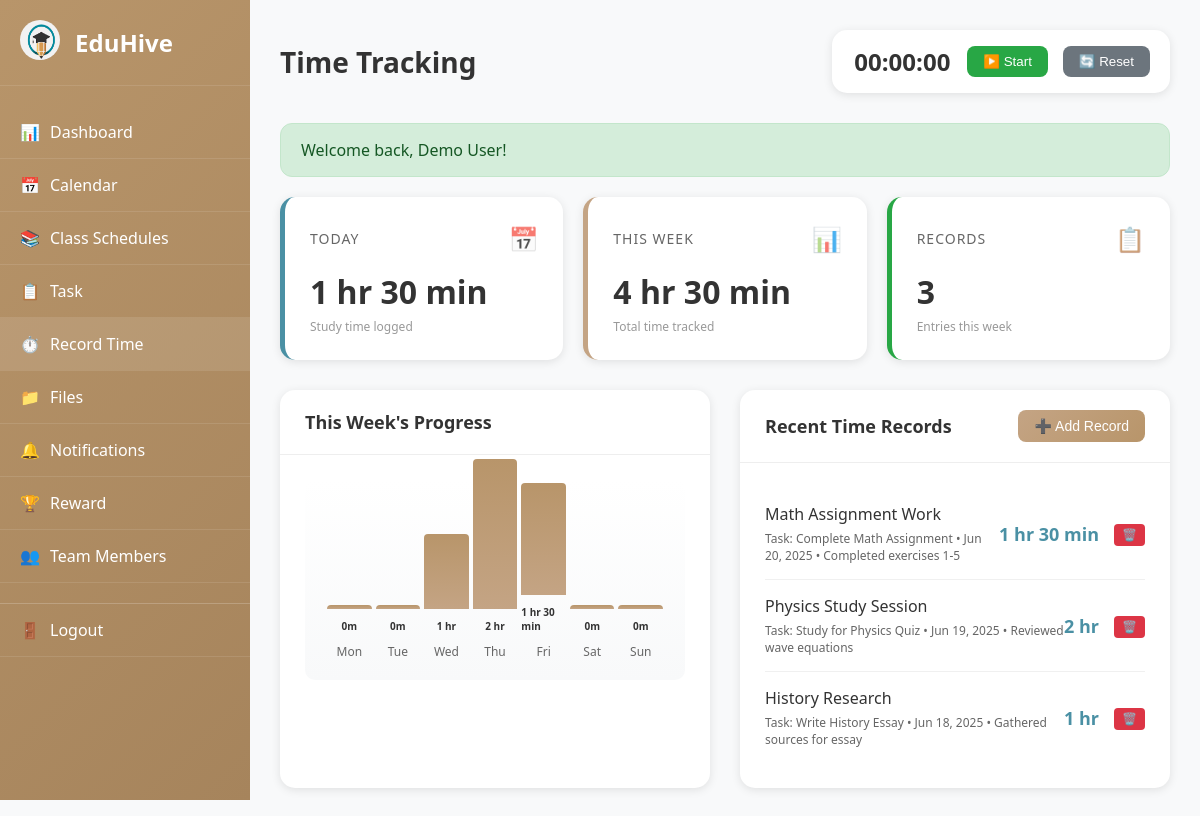
/record_time.php (signed in), run on the app's committed database.
### tables this page shows
CREATE TABLE `time_records` (
  `id` int(11) NOT NULL,
  `user_id` int(11) NOT NULL,
  `task_id` int(11) DEFAULT NULL,
  `activity_name` varchar(200) NOT NULL,
  `duration` int(11) NOT NULL COMMENT 'Duration in minutes',
  `date` date NOT NULL,
  `start_time` datetime DEFAULT NULL,
  `end_time` datetime DEFAULT NULL,
  `notes` text DEFAULT NULL,
  `created_at` timestamp NOT NULL DEFAULT current_timestamp()
);

CREATE TABLE `tasks` (
  `id` int(11) NOT NULL,
  `user_id` int(11) NOT NULL,
  `title` varchar(200) NOT NULL,
  `description` text DEFAULT NULL,
  `priority` enum('low','medium','high') DEFAULT 'medium',
  `status` enum('pending','in_progress','completed') DEFAULT 'pending',
  `due_date` date DEFAULT NULL,
  `reminder_date` datetime DEFAULT NULL,
  `course` varchar(100) DEFAULT NULL,
  `created_at` timestamp NOT NULL DEFAULT current_timestamp(),
  `updated_at` timestamp NOT NULL DEFAULT current_timestamp() ON UPDATE current_timestamp()
);

### config/session.php (called while the page is built, shortened)
<?php
function getMessage() {
    if (isset($_SESSION['flash_message'])) {
        $message = $_SESSION['flash_message'];
        return $message;
    }
    return null;
}
?>

### config/functions.php (called while the page is built, shortened)
<?php
function formatDate($date, $format = 'M d, Y')
{
    try {
        $datetime = new DateTime($date);
        return $datetime->format($format);
    } catch (Exception $e) {
        return $date;
    }
}
function formatDuration($minutes)
{
    if ($minutes < 60) {
        return $minutes . ' min';
    }
    $hours = floor($minutes / 60);
    $mins = $minutes % 60;
    if ($mins == 0) {
        return $hours . ' hr';
    }
    return $hours . ' hr ' . $mins . ' min';
}

### record_time.php (the view, shortened to what this page needs)
<?php
require_once 'config/session.php';
require_once 'config/functions.php';
$user = getCurrentUser();
$database = new Database();
$db = $database->getConnection();
$week_start = date('Y-m-d', strtotime('monday this week'));
$week_end = date('Y-m-d', strtotime('sunday this week'));
try {
    $stmt = $db->prepare("
        SELECT tr.*, t.title as task_title, t.course
        FROM time_records tr
        LEFT JOIN tasks t ON tr.task_id = t.id
        WHERE tr.user_id = ? AND tr.date BETWEEN ? AND ?
        ORDER BY tr.date DESC, tr.created_at DESC
    ");
    $stmt->execute([$user['id'], $week_start, $week_end]);
    $week_records = $stmt->fetchAll();
} catch (Exception $e) {
    $week_records = [];
}
$today = date('Y-m-d');
$today_total = 0;
foreach ($week_records as $record) {
    if ($record['date'] === $today) {
        $today_total += $record['duration'];
    }
}
$week_total = array_sum(array_column($week_records, 'duration'));
$records_by_date = [];
foreach ($week_records as $record) {
    $date = $record['date'];
    if (!isset($records_by_date[$date])) {
        $records_by_date[$date] = [];
    }
    $records_by_date[$date][] = $record;
}
$daily_totals = [];
for ($i = 0; $i < 7; $i++) {
    $date = date('Y-m-d', strtotime($week_start . " +$i days"));
    $daily_total = 0;
    if (isset($records_by_date[$date])) {
        foreach ($records_by_date[$date] as $record) {
            $daily_total += $record['duration'];
        }
    }
    $daily_totals[$date] = $daily_total;
}
$message = getMessage();
?>
<!DOCTYPE html>
<html lang="en">
<head>
</head>
<body>
    <?php include_once 'sidebar.php'; ?>
    <div class="main-content">
        <div class="page-header">
            <h1 class="page-title">Time Tracking</h1>
            <div class="quick-timer">
                <div class="timer-display" id="timerDisplay">00:00:00</div>
                <button class="timer-btn start" id="startBtn" onclick="startTimer()">▶️ Start</button>
                <button class="timer-btn reset" onclick="resetTimer()">🔄 Reset</button>
            </div>
        </div>
        <?php if ($message): ?>
            <div class="message <?php echo htmlspecialchars($message['type']); ?>">
                <?php echo htmlspecialchars($message['text']); ?>
            </div>
        <?php endif; ?>
        <div class="stats-grid">
            <div class="stat-card today">
                <div class="stat-header">
                    <span class="stat-title">Today</span>
                    <span class="stat-icon">📅</span>
                </div>
                <div class="stat-value"><?php echo formatDuration($today_total); ?></div>
                <div class="stat-subtitle">Study time logged</div>
            </div>
            <div class="stat-card week">
                <div class="stat-header">
                    <span class="stat-title">This Week</span>
                    <span class="stat-icon">📊</span>
                </div>
                <div class="stat-value"><?php echo formatDuration($week_total); ?></div>
                <div class="stat-subtitle">Total time tracked</div>
            </div>
            <div class="stat-card records">
                <div class="stat-header">
                    <span class="stat-title">Records</span>
                    <span class="stat-icon">📋</span>
                </div>
                <div class="stat-value"><?php echo count($week_records); ?></div>
                <div class="stat-subtitle">Entries this week</div>
            </div>
        </div>
        <div class="content-grid">
            <div class="card">
                <div class="card-header">
                    <h3 class="card-title">This Week's Progress</h3>
                </div>
                <div class="card-body">
                    <div class="daily-chart">
                        <?php
                        $days = ['Mon', 'Tue', 'Wed', 'Thu', 'Fri', 'Sat', 'Sun'];
                        $max_time = max(array_values($daily_totals)) ?: 60;
                        for ($i = 0; $i < 7; $i++) {
                            $date = date('Y-m-d', strtotime($week_start . " +$i days"));
                            $time = $daily_totals[$date];
                            $height = $max_time > 0 ? ($time / $max_time) * 150 : 0;
                            ?>
                            <div class="chart-bar">
                                <div class="bar" style="height: <?php echo $height; ?>px;"
                                     title="<?php echo formatDuration($time); ?>"></div>
                                <div class="bar-value"><?php echo $time > 0 ? formatDuration($time) : '0m'; ?></div>
                                <div class="bar-label"><?php echo $days[$i]; ?></div>
                            </div>
                            <?php
                        }
                        ?>
                    </div>
                </div>
            </div>
            <div class="card">
                <div class="card-header">
                    <h3 class="card-title">Recent Time Records</h3>
                    <button class="add-record-btn" onclick="openModal('addRecordModal')">
                        ➕ Add Record
                    </button>
                </div>
                <div class="card-body">
                    <?php if (!empty($week_records)): ?>
                        <?php foreach (array_slice($week_records, 0, 5) as $record): ?>
                            <div class="time-record">
                                <div class="record-info">
                                    <div class="record-activity"><?php echo htmlspecialchars($record['activity_name']); ?></div>
                                    <div class="record-meta">
                                        <?php if ($record['task_title']): ?>
                                            Task: <?php echo htmlspecialchars($record['task_title']); ?> •
                                        <?php endif; ?>
                                        <?php echo formatDate($record['date']); ?>
                                        <?php if ($record['notes']): ?>
                                            • <?php echo htmlspecialchars(substr($record['notes'], 0, 30)); ?>
                                        <?php endif; ?>
                                    </div>
                                </div>
                                <div class="record-duration"><?php echo formatDuration($record['duration']); ?></div>
                                <div class="record-actions">
                                    <form method="POST" style="display: inline;"
                                          onsubmit="return confirm('Are you sure you want to delete this record?');">
                                        <button type="submit" class="record-btn danger">🗑️</button>
                                    </form>
                                </div>
                            </div>
                        <?php endforeach; ?>
                    <?php endif; ?>
                </div>
            </div>
        </div>
    </div>
</body>
</html>

### record_time.php (style rules this page uses)
* { margin: 0; padding: 0; box-sizing: border-box; }
body { font-family: 'Segoe UI', Tahoma, Geneva, Verdana, sans-serif; background-color: #f8f9fa; display: flex; min-height: 100vh; }
.main-content { margin-left: 250px; flex: 1; padding: 30px; min-height: 100vh; }
.page-header { display: flex; justify-content: space-between; align-items: center; margin-bottom: 30px; }
.page-title { font-size: 28px; font-weight: 600; color: #333; }
.quick-timer { display: flex; align-items: center; gap: 15px; background: white; padding: 15px 20px; border-radius: 15px; box-shadow: 0 2px 10px rgba(0, 0, 0, 0.1); }
.timer-display { font-size: 24px; font-weight: 600; color: #333; min-width: 100px; text-align: center; }
.timer-btn { padding: 8px 16px; border: none; border-radius: 8px; font-weight: 500; cursor: pointer; transition: all 0.3s ease; }
.timer-btn.start { background: #28a745; color: white; }
.timer-btn.reset { background: #6c757d; color: white; }
.message { padding: 15px 20px; margin-bottom: 20px; border-radius: 12px; font-weight: 500; animation: slideDown 0.3s ease; }
.message.success { background-color: #d4edda; color: #155724; border: 1px solid #c3e6cb; }
.stats-grid { display: grid; grid-template-columns: repeat(auto-fit, minmax(250px, 1fr)); gap: 20px; margin-bottom: 30px; }
.stat-card { background: white; padding: 25px; border-radius: 15px; box-shadow: 0 2px 10px rgba(0, 0, 0, 0.1); border-left: 5px solid; transition: transform 0.3s ease; }
.stat-card.today { border-left-color: #4A90A4; }
.stat-card.week { border-left-color: #C4A484; }
.stat-card.records { border-left-color: #28a745; }
.stat-header { display: flex; justify-content: space-between; align-items: center; margin-bottom: 15px; }
.stat-title { font-size: 14px; color: #666; text-transform: uppercase; letter-spacing: 1px; }
.stat-icon { font-size: 24px; opacity: 0.7; }
.stat-value { font-size: 32px; font-weight: 700; color: #333; }
.stat-subtitle { font-size: 12px; color: #999; margin-top: 5px; }
.content-grid { display: grid; grid-template-columns: 1fr 1fr; gap: 30px; margin-bottom: 30px; }
.card { background: white; border-radius: 15px; box-shadow: 0 2px 10px rgba(0, 0, 0, 0.1); overflow: hidden; }
.card-header { padding: 20px 25px; border-bottom: 1px solid #eee; display: flex; justify-content: space-between; align-items: center; }
.card-title { font-size: 18px; font-weight: 600; color: #333; }
.card-body { padding: 25px; }
.add-record-btn { padding: 8px 16px; background: linear-gradient(135deg, #C4A484, #B8956A); color: white; border: none; border-radius: 8px; font-weight: 500; cursor: pointer; transition: all 0.3s ease; text-decoration: none; font-size: 14px; }
.time-record { display: flex; justify-content: space-between; align-items: center; padding: 15px 0; border-bottom: 1px solid #f0f0f0; }
.time-record:last-child { border-bottom: none; }
.record-info { flex: 1; }
.record-activity { font-weight: 500; color: #333; margin-bottom: 5px; }
.record-meta { font-size: 12px; color: #666; }
.record-duration { font-size: 18px; font-weight: 600; color: #4A90A4; margin-right: 15px; }
.record-actions { display: flex; gap: 5px; }
.record-btn { padding: 4px 8px; border: none; border-radius: 4px; font-size: 12px; cursor: pointer; transition: all 0.3s ease; }
.record-btn.danger { background-color: #dc3545; color: white; }
.daily-chart { height: 200px; display: flex; align-items: end; justify-content: space-around; background: linear-gradient(to top, #f8f9fa, white); border-radius: 10px; padding: 20px; margin-bottom: 20px; }
.chart-bar { flex: 1; margin: 0 2px; display: flex; flex-direction: column; align-items: center; gap: 10px; }
.bar { width: 100%; background: linear-gradient(to top, #C4A484, #B8956A); border-radius: 4px 4px 0 0; min-height: 4px; transition: all 0.3s ease; position: relative; }
.bar-label { font-size: 12px; color: #666; font-weight: 500; }
.bar-value { font-size: 10px; color: #333; font-weight: 600; }

### data on the page
time_records: activity_name "Math Assignment Work", task.title "Complete Math Assignment", date "Jun 20, 2025", notes "Completed exercises 1-5", duration "1 hr 30 min"
time_records: activity_name "Physics Study Session", task.title "Study for Physics Quiz", date "Jun 19, 2025", notes "Reviewed wave equations", duration "2 hr"
time_records: activity_name "History Research", task.title "Write History Essay", date "Jun 18, 2025", notes "Gathered sources for essay", duration "1 hr"

### other printed values
$item['icon'] "📊"
$item['label'] "Dashboard"
$item['icon'] "📅"
$item['label'] "Calendar"
$item['icon'] "📚"
$item['label'] "Class Schedules"
$item['icon'] "📋"
$item['label'] "Task"
$item['icon'] "⏱️"
$item['label'] "Record Time"
$item['icon'] "📁"
$item['label'] "Files"
$item['icon'] "🔔"
$item['label'] "Notifications"
$item['icon'] "🏆"
